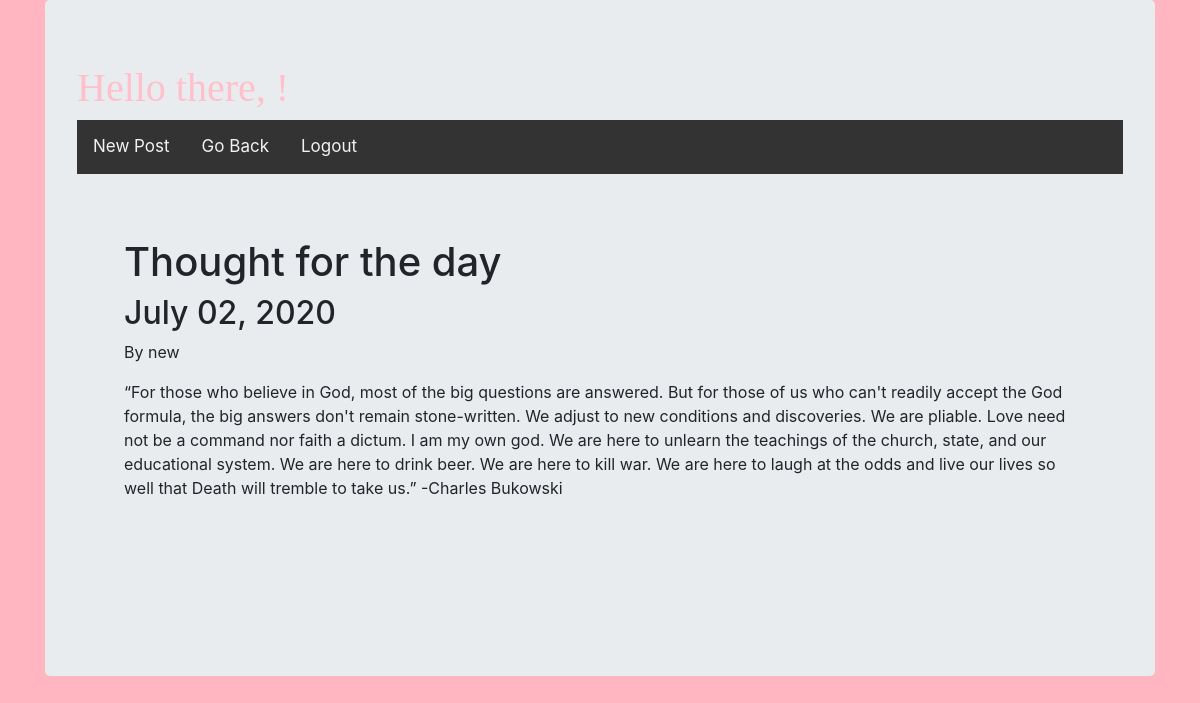
The page /blogpage/post/7/ on the database its author committed.
### blogapp/models.py (models this page shows, shortened)
class Post(models.Model):
    title = models.CharField(max_length=200, unique=True)
    content = models.TextField()
    date_posted=models.DateTimeField(default=timezone.now)
    author = models.ForeignKey(User, on_delete= models.CASCADE,related_name='blog_posts')

### blogapp/views.py (the view)
# urls.py: path('blogpage/post/<int:pk>/', PostDetailView.as_view(),name="post-detail"),
class PostDetailView(DetailView):
    model=Post
    template_name='post_detail.html'

### templates/post_detail.html (shortened to what this page needs)
<!DOCTYPE html>
{% load staticfiles %}
<html lang="en" dir="ltr">
  <head>
    <link rel="stylesheet" href="https://stackpath.bootstrapcdn.com/bootstrap/4.4.1/css/bootstrap.min.css">
    <link rel="stylesheet" href="{% static 'css/app.css' %}">
  </head>
  <body>
    <div class="container">
      <div class="jumbotron">
        <h1 style="font-family: 'Caveat', cursive; color: pink;">Hello there, {{request.user.username}}!</h1>
        <div class="topnav">
          <a href={% url 'post-create' %}>New Post</a>
          <a href={% url 'blogpage' %}>Go Back</a>
          <a href={% url 'home' %}>Logout</a>
        </div>
        <div class="container">
          <div class="jumbotron">
                     <h1 class="article-title">{{object.title}}</h1>
                     <h2>{{object.date_posted|date:"F d, Y"}}</h2>
                     <p>By {{object.author}}</p>
                     <p class="article-content">{{object.content}}</p>
          </div>
        </div>
  </body>
</html>

### static/css/app.css (style rules this page uses)
body { background-color: #FFB6C1; }
.topnav { overflow: hidden; background-color: #333; }
.topnav a { float: left; color: #f2f2f2; text-align: center; padding: 14px 16px; text-decoration: none; font-size: 17px; }

### rows shown on the page
Post: title "Thought for the day", date_posted "July 02, 2020", author "new", content "“For those who believe in God, most of the big questions are answered. But for those of us who can't readily accept the God formula, the big answers don't remain stone-written. We adjust to new conditions and discoveries. We are pliable. Love need not be a command nor faith a dictum. I am my own god. We are here to unlearn the teachings of the church, state, and our educational system. We are here to drink beer. We are here to kill war. We are here to laugh at the odds and live our lives so well that Death will tremble to take us.” -Charles Bukowski"
